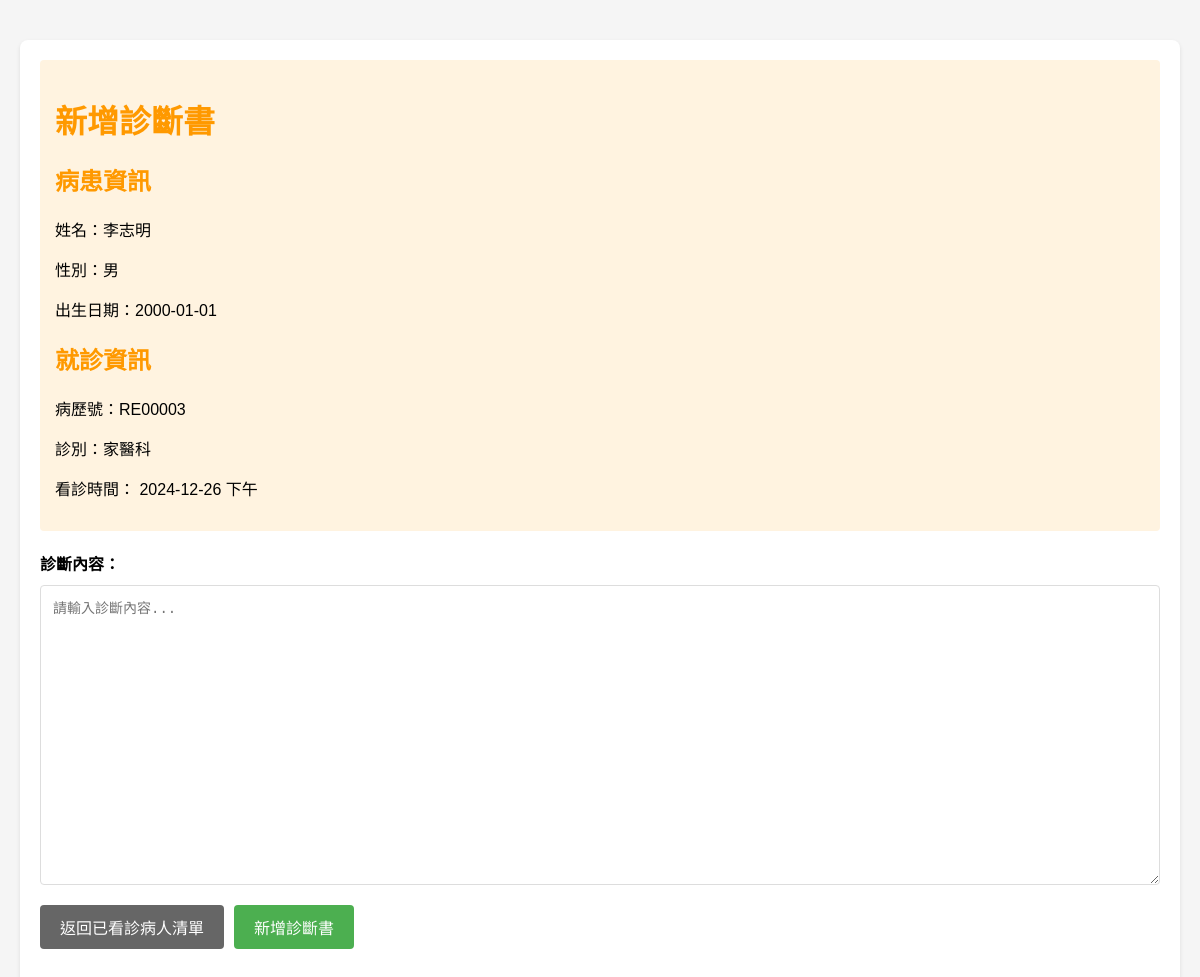
/php/doctor/add_certificate.php?record_id=RE00003 (signed in), run on the app's committed database.
### tables this page shows
CREATE TABLE `medical_record` (
  `record_id` char(7) NOT NULL,
  `patient_id` char(7) NOT NULL,
  `clinic_id` char(7) NOT NULL
);

CREATE TABLE `person` (
  `person_id` char(7) NOT NULL,
  `last_name` varchar(20) NOT NULL,
  `first_name` varchar(20) NOT NULL,
  `id_card` char(10) NOT NULL,
  `password` varchar(255) NOT NULL,
  `phone` varchar(20) NOT NULL,
  `address` varchar(100) DEFAULT NULL,
  `gender` enum('M','F') NOT NULL,
  `birthday` date NOT NULL
);

CREATE TABLE `department` (
  `department_id` char(7) NOT NULL,
  `department_name` varchar(50) NOT NULL
);

CREATE TABLE `clinic` (
  `clinic_id` char(7) NOT NULL,
  `clinic_date` date NOT NULL,
  `period` enum('morning','afternoon','evening') NOT NULL,
  `department_id` char(7) NOT NULL,
  `location` varchar(100) DEFAULT NULL,
  `doctor_id` char(7) NOT NULL
);

### php/doctor/add_certificate.php (the view, shortened to what this page needs)
<?php
require_once '../common/db_conn.php';
$record_id = $_GET['record_id'];
try {
    $stmt = $db->prepare("
        SELECT mr.record_id, mr.clinic_id, c.clinic_date, c.period,
               p.last_name, p.first_name, p.gender, p.birthday,
               d.department_name
        FROM medical_record mr
        JOIN clinic c ON mr.clinic_id = c.clinic_id
        JOIN patient pt ON mr.patient_id = pt.person_id
        JOIN person p ON pt.person_id = p.person_id
        JOIN department d ON c.department_id = d.department_id
        WHERE mr.record_id = ? AND c.doctor_id = ?
    ");
    $stmt->execute([$record_id, $_SESSION['user_id']]);
    $record = $stmt->fetch();
} catch (Exception $e) {
    $error_message = $e->getMessage();
}
function getPeriodText($period) {
    switch ($period) {
        case 'afternoon': return '下午';
    }
}
?>
<!DOCTYPE html>
<html lang="zh-Hant">
<head>
    <link rel="stylesheet" href="./asset/add_certificate.css">
</head>
<body>
    <div class="container">
        <?php if (isset($record)): ?>
            <div class="record-info">
                <h1>新增診斷書</h1>
                <h2>病患資訊</h2>
                <p>姓名：<?php echo htmlspecialchars($record['last_name'] . $record['first_name']); ?></p>
                <p>性別：<?php echo $record['gender'] === NULL ? '-' : ($record['gender'] === 'M' ? '男' : '女'); ?></p>
                <p>出生日期：<?php echo htmlspecialchars($record['birthday']); ?></p>
                <h2>就診資訊</h2>
                <p>病歷號：<?php echo htmlspecialchars($record['record_id']); ?></p>
                <p>診別：<?php echo htmlspecialchars($record['department_name']); ?></p>
                <p>
                    看診時間：
                    <?php
                    echo htmlspecialchars($record['clinic_date']) . ' ' .
                         htmlspecialchars(getPeriodText($record['period']));
                    ?>
                </p>
            </div>
            <form method="post">
                <div class="form-group">
                    <label for="prescription">診斷內容：</label>
                    <textarea id="prescription" name="prescription" required
                              placeholder="請輸入診斷內容..."></textarea>
                </div>
                <div class="button-group">
                    <a href="patient_list.php?clinic_id=<?php echo $record['clinic_id']; ?>"
                       class="button back-btn">返回已看診病人清單</a>
                    <button type="submit" class="button submit-btn">新增診斷書</button>
                </div>
            </form>
        <?php endif; ?>
    </div>
</body>
</html>

### php/doctor/asset/add_certificate.css (style rules this page uses)
body { font-family: Arial, sans-serif; max-width: 1200px; margin: 20px auto; padding: 20px; background-color: #f5f5f5; }
.container { background: white; padding: 20px; border-radius: 8px; box-shadow: 0 2px 4px rgba(0, 0, 0, 0.1); }
h1, h2 { color: #ff9900; margin-bottom: 20px; }
.record-info { background-color: #fff3e0; padding: 15px; border-radius: 4px; margin-bottom: 20px; }
.form-group { margin-bottom: 20px; }
label { display: block; margin-bottom: 10px; font-weight: bold; }
textarea { width: 100%; height: 300px; padding: 12px; border: 1px solid #ddd; border-radius: 4px; resize: vertical; font-family: 'Consolas', monospace; font-size: 14px; line-height: 1.6; }
.button-group { display: flex; gap: 10px; margin-top: 20px; }
.button { padding: 10px 20px; border: none; border-radius: 4px; cursor: pointer; text-decoration: none; font-size: 16px; color: white; }
.submit-btn { background-color: #4CAF50; }
.back-btn { background-color: #666; }

### data on the page
medical_record: person.last_name+first_name "李志明", person.birthday "2000-01-01", record_id "RE00003", department.department_name "家醫科", clinic.clinic_date "2024-12-26", clinic.period "下午"
